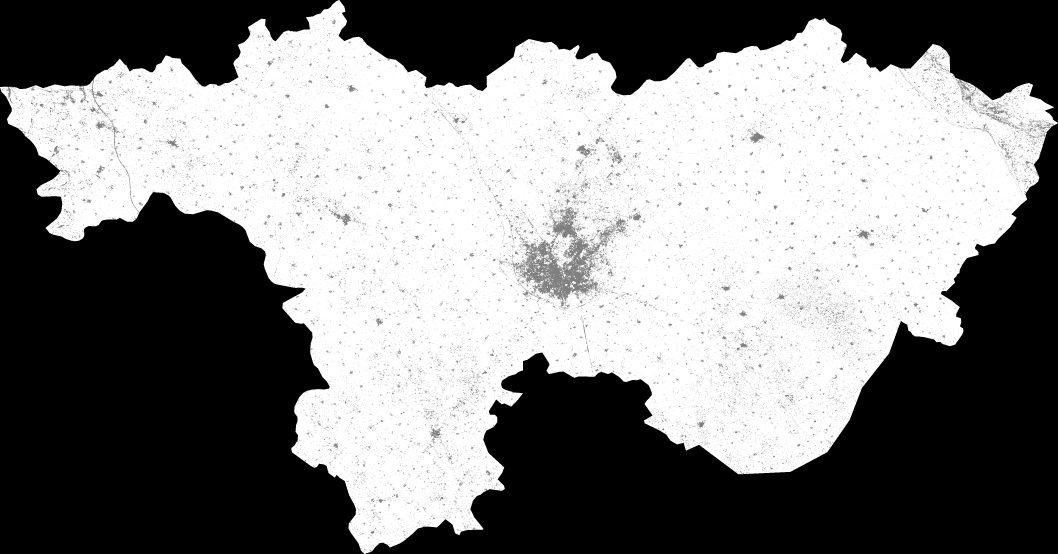
#> input picture Urbanisation Estimation/Urbanisation-Estimation/analysis scripts/blobs/script/districts/Aligarh/Aligarh_summer_2018.tif, 4232 x 2213 px, given in place of Aligarh_summer_2018.tif_summer_2018.tif, which was not available (shown at 1/4 size)
$ python smoothImage.py districts/Aligarh/Aligarh_summer_2018.tif districts/Aligarh districts/Aligarh   (older library calls are emulated)
#> lines starting #> are read from the running program, lines starting #| are printed output that depends on the picture; after the words box and inside, x2 and y2 are one past the last pixel; in counts of white or black regions, pixels touching at a corner belong together; pictures that were not available may be replaced by others from this repository, and a replacement may not be noted
import sys
import copy
import numpy as np
import pandas as pd
from PIL import Image
from scipy import misc
from scipy import ndimage
from scipy.misc import imsave

district = sys.argv[1]
district_dir = sys.argv[2]
blob_dir = sys.argv[3]

dataset = misc.imread(district_dir + '/' + district + '_summer_2018.tif')
#> dataset is the input picture: shape (2213, 4232); min 0, max 2, mean 1.02
data = dataset % 2
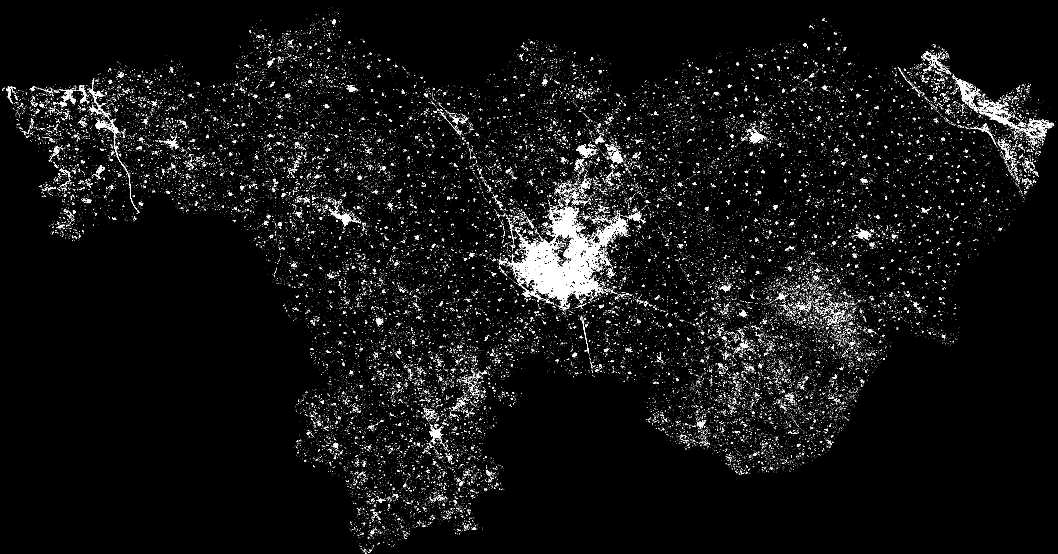
#> data: shape (2213, 4232) (shown at 1/4 size); values 0 (black) and 1 (white), 2.8% white; 52497 white regions (50966 under 20 px), largest, box (x1, y1, x2, y2) and area: (2042, 827, 2505, 1226) 51815, (3827, 317, 3904, 426) 1790, (1322, 842, 1407, 904) 1402

# Median Filter
# smooth = ndimage.median_filter(dataset, 3)
# print (np.unique(smooth))

# Convolution with gaussian filter
# k = np.array([[1,1,1,1,1],[1,1,1,1,1],[1,1,1,1,1],[1,1,1,1,1],[1,1,1,1,1]])
k = np.array([[1,1,1],[1,1,1],[1,1,1]])
smooth = ndimage.convolve(data, k, mode='constant', cval=0.0)
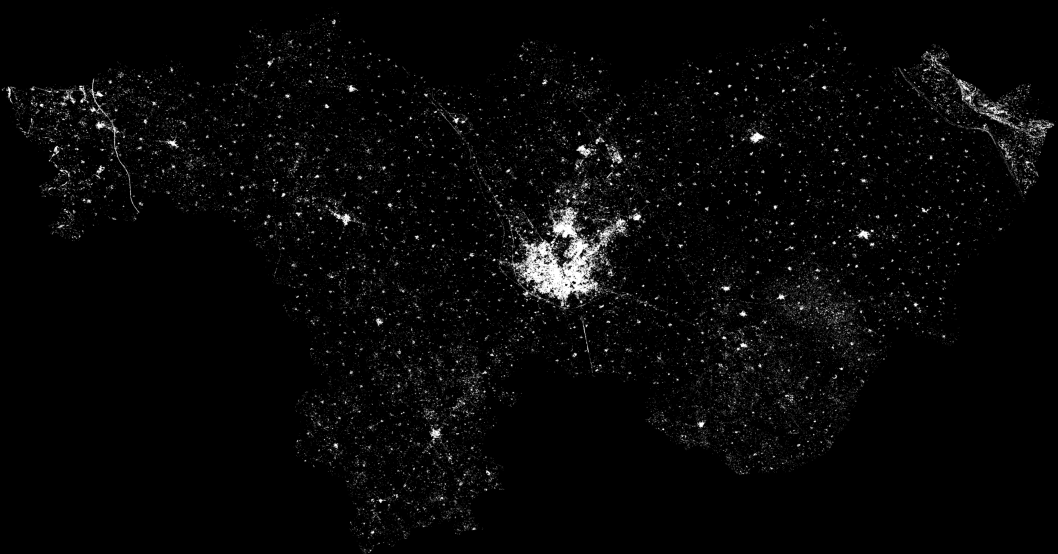
#> smooth: shape (2213, 4232) (shown at 1/4 size); min 0, max 9, mean 0.252; drawn with min black and max white
smooth = ndimage.gaussian_filter(smooth, sigma=0.2)
smooth = np.sign(smooth)
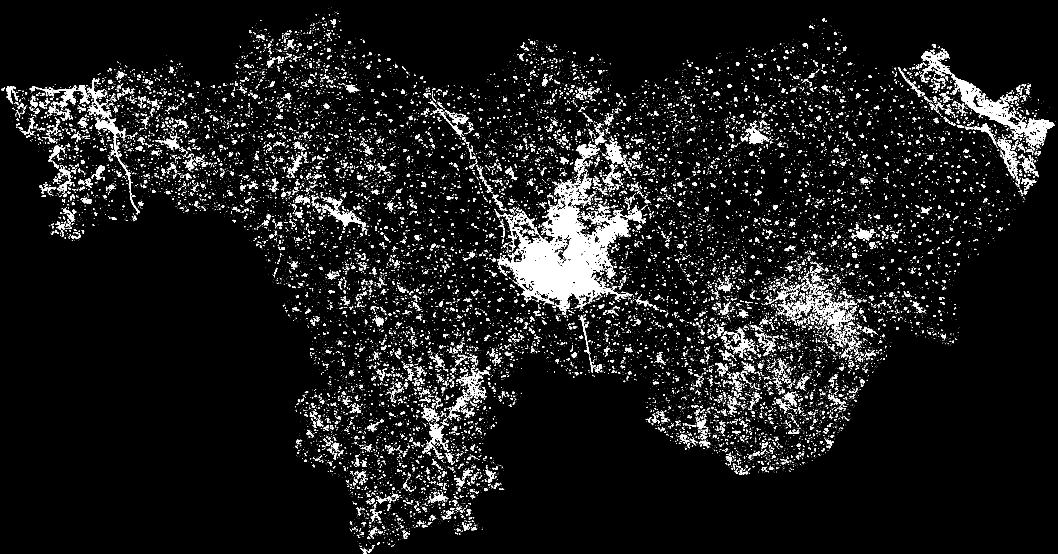
#> smooth: shape (2213, 4232) (shown at 1/4 size); values 0 (black) and 1 (white), 6.1% white; 30990 white regions (26384 under 20 px), largest, box (x1, y1, x2, y2) and area: (1995, 819, 2515, 1242) 90504, (3806, 296, 4218, 575) 18890, (350, 313, 558, 857) 8255
dims = smooth.shape
#> dims = (2213, 4232)
for i in range(dims[0]):
	for j in range(dims[1]):
		if (smooth[i][j] == 0 and dataset[i][j] > 1):
			smooth[i][j] = 2
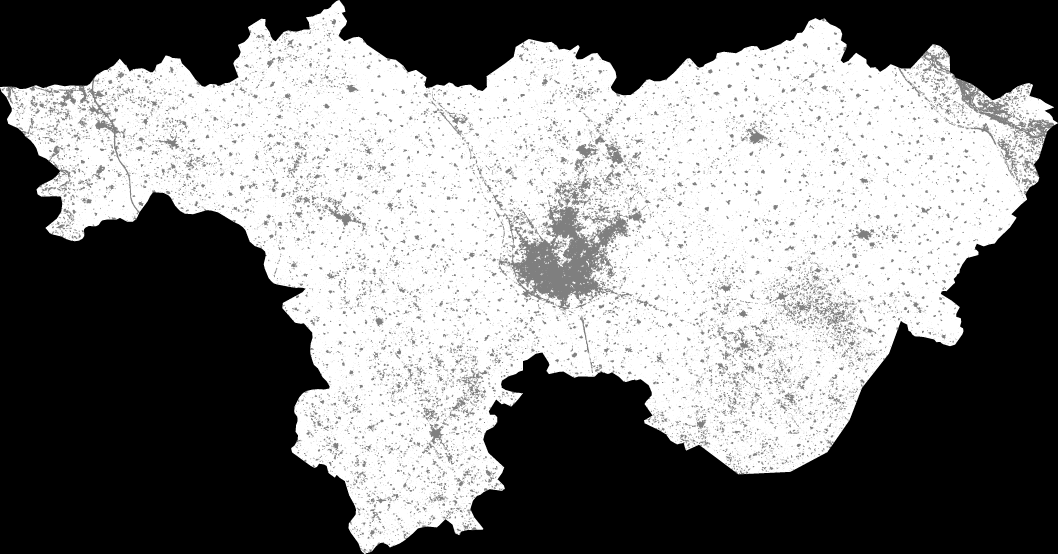
#> smooth: shape (2213, 4232) (shown at 1/4 size); min 0, max 2, mean 0.983; drawn with min black and max white

imsave(blob_dir + '/' + district + '.png', smooth)
